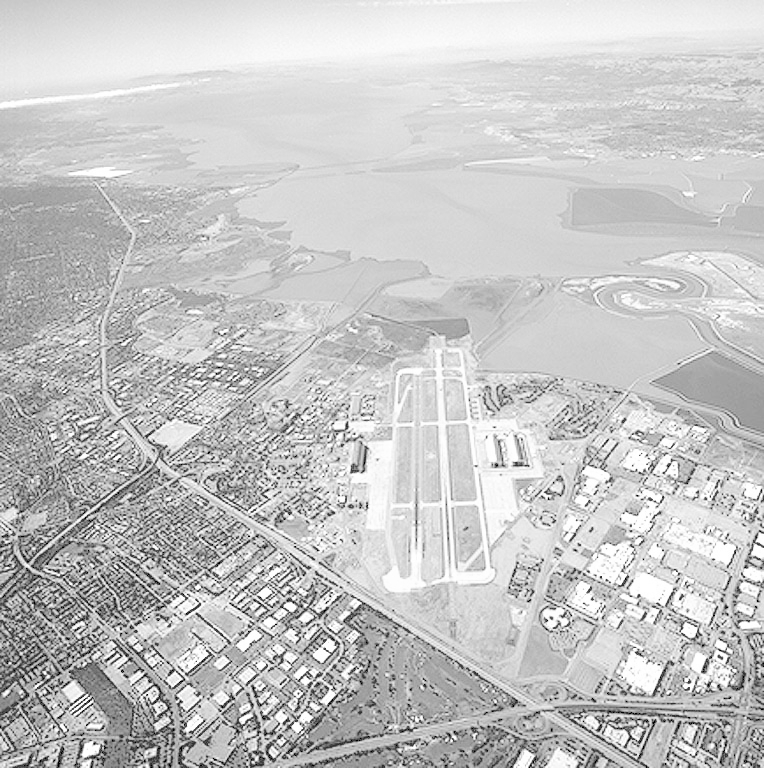
#> input picture images/images_chapter_03/Fig3.09(a).jpg, 764 x 768 px
$ python 3.Gamma.py
#> lines starting #> are read from the running program, lines starting #| are printed output that depends on the picture
import numpy as np
import matplotlib.pyplot as plt

img = plt.imread('images_chapter_03/Fig3.09(a).jpg',0)
#> img is the input picture: shape (768, 764); min 0, max 255, mean 197.2
height, width = img.shape
#> height = 768; width = 764
gamma_table =[1.0,3.0,4.0,5.0]
titles = ["Oriingal","Gamma = 3.0","gamma = 4.0","gamma = 5.0"]

for i in range(4):
    gamma = gamma_table[i]
    s_img = np.power(img,gamma)
    s_img /= np.power(250.0,gamma-1)
    plt.subplot(2,2,i+1)
    plt.imshow(s_img,cmap='gray')
    plt.title(titles[i])
#> this loop made 4 passes
#> pass 2, `s_img = np.power(img,gamma)`:
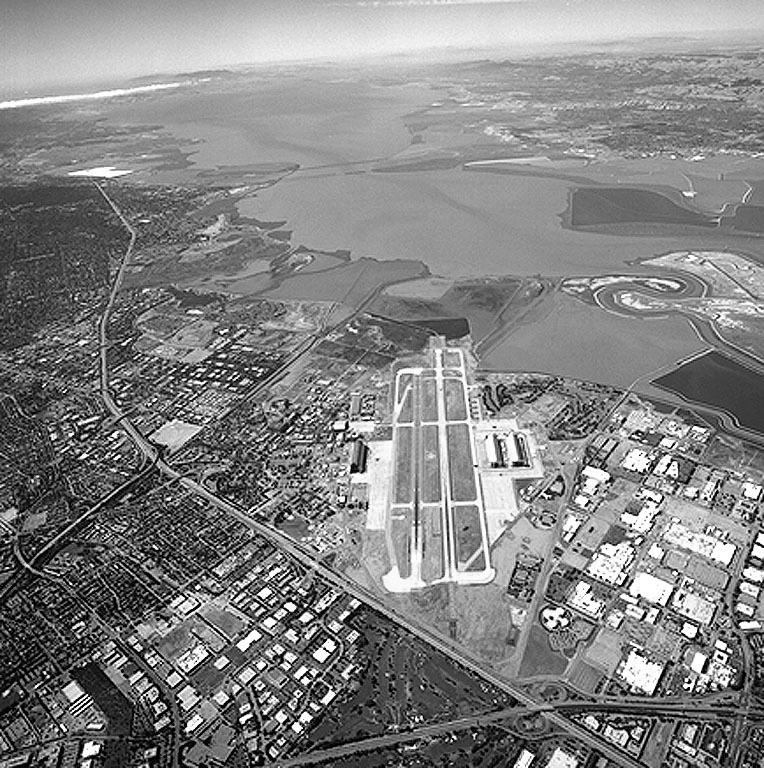
#> s_img: shape (768, 764) float64; min 0, max 16581375, mean 8556938.4; drawn with min black and max white
#> pass 3, `s_img = np.power(img,gamma)`:
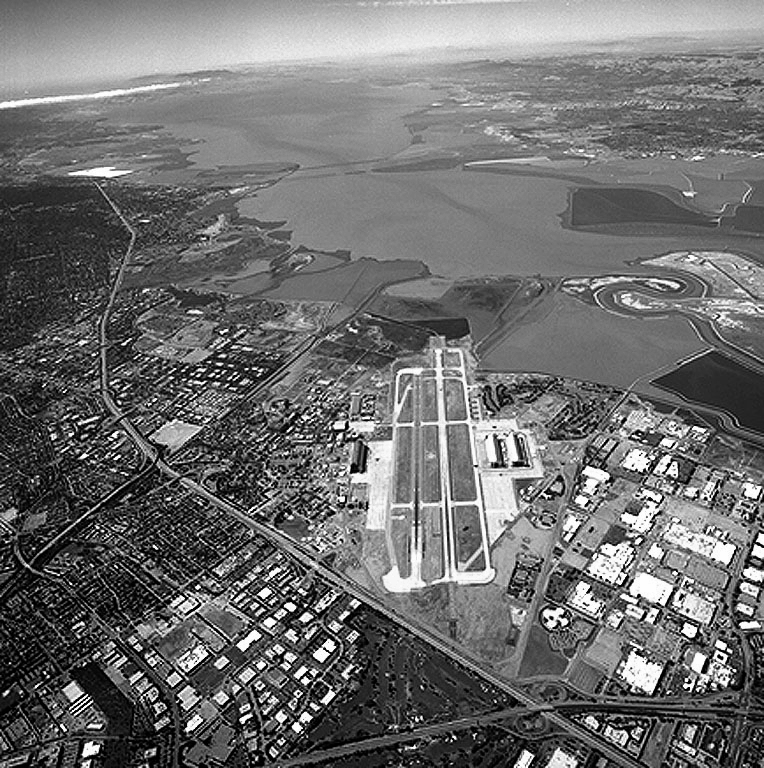
#> s_img: shape (768, 764) float64; min 0, max 4.23e+09, mean 1.84e+09; drawn with min black and max white
#> after the loop:
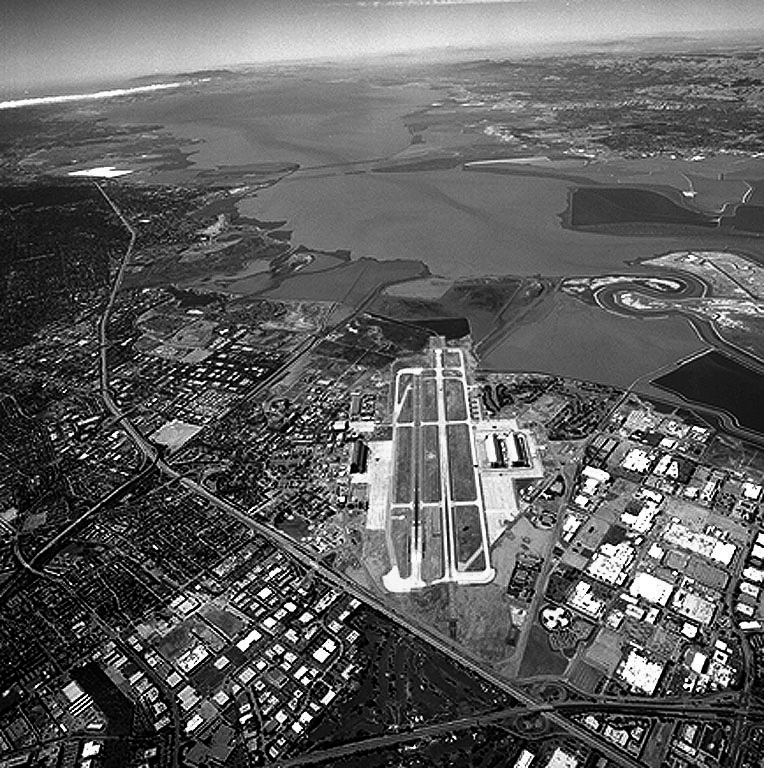
#> s_img: shape (768, 764) float64; min 0, max 276, mean 102.5; drawn with min black and max white

plt.subplots_adjust(top = 0.92,bottom = 0.08,left=0.1,right=0.95,hspace = 0.35,wspace=0.35)
plt.show()
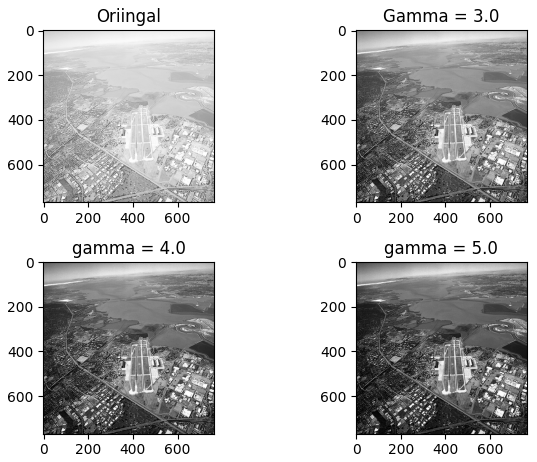
#> figure drawn by matplotlib, 4 panels

$ run again, with images/images_chapter_03/Fig3.04(a).jpg copied over images/images_chapter_03/Fig3.09(a).jpg
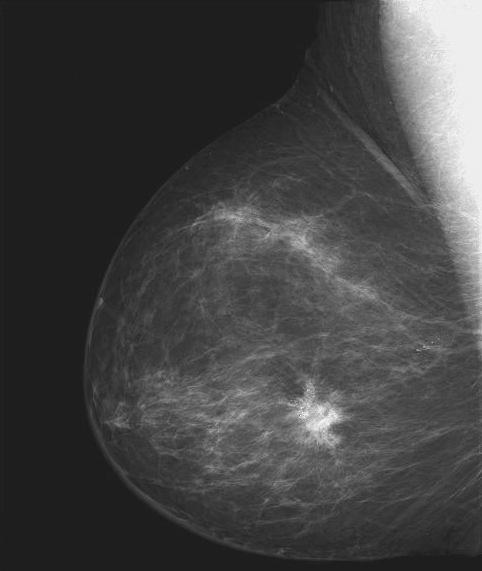
#> input picture images/images_chapter_03/Fig3.04(a).jpg, 482 x 571 px
#> img is the input picture: shape (571, 482); min 21, max 255, mean 66.7
#> the loop `for i in range(4):` made 4 passes
#> pass 3, `s_img = np.power(img,gamma)`:
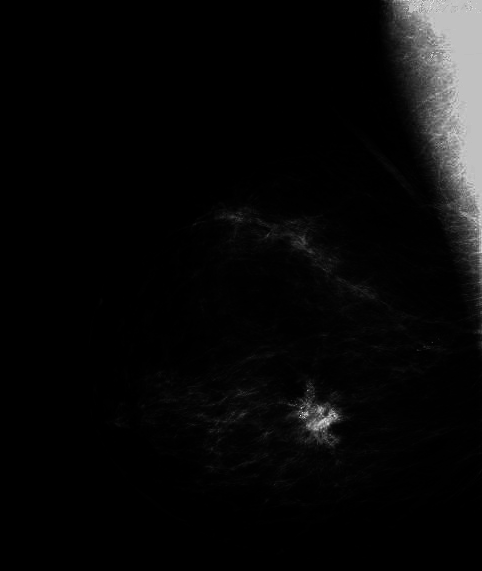
#> s_img: shape (571, 482) float64; min 194481, max 4.23e+09, mean 166170696.1; drawn with min black and max white
#> `plt.show()`:
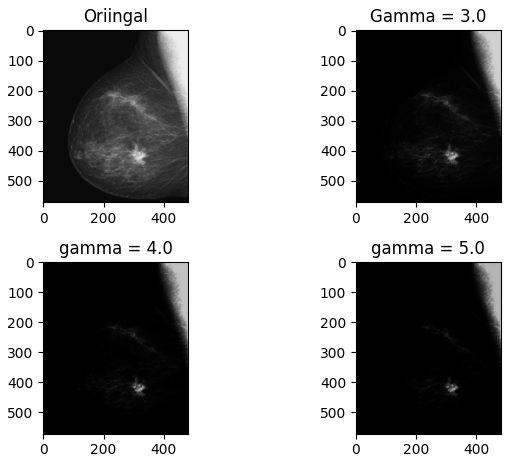
#> figure drawn by matplotlib, 4 panels

$ run again, with images/images_chapter_03/Fig3.08(a).jpg copied over images/images_chapter_03/Fig3.09(a).jpg
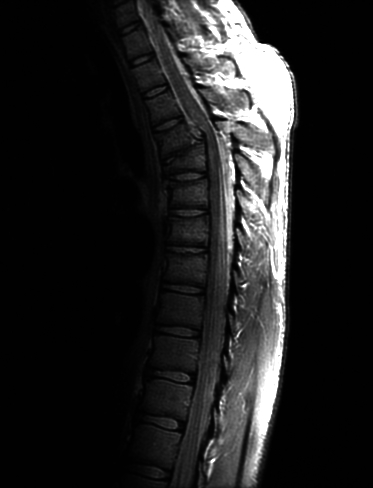
#> input picture images/images_chapter_03/Fig3.08(a).jpg, 373 x 488 px
#> img is the input picture: shape (488, 373); min 0, max 255, mean 32.6
#> the loop `for i in range(4):` made 4 passes
#> pass 3, `s_img = np.power(img,gamma)`:
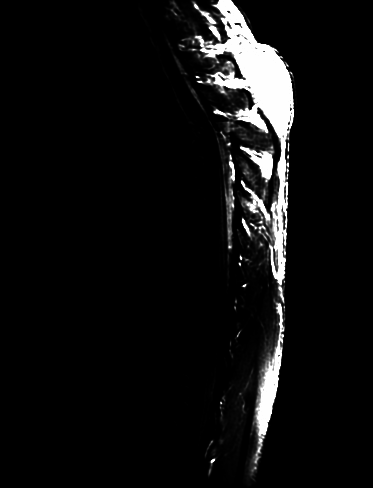
#> s_img: shape (488, 373) float64; min 0, max 4.23e+09, mean 253738451.2; drawn with min black and max white
#> `plt.show()`:
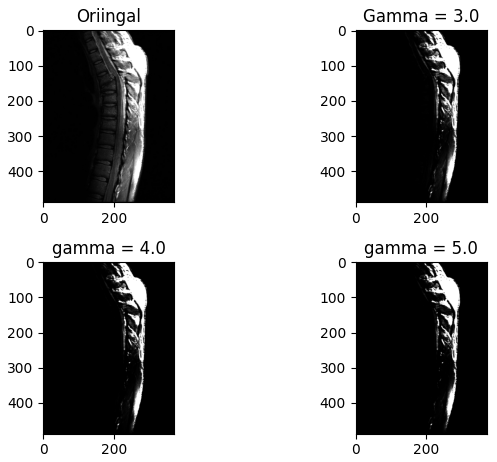
#> figure drawn by matplotlib, 4 panels
